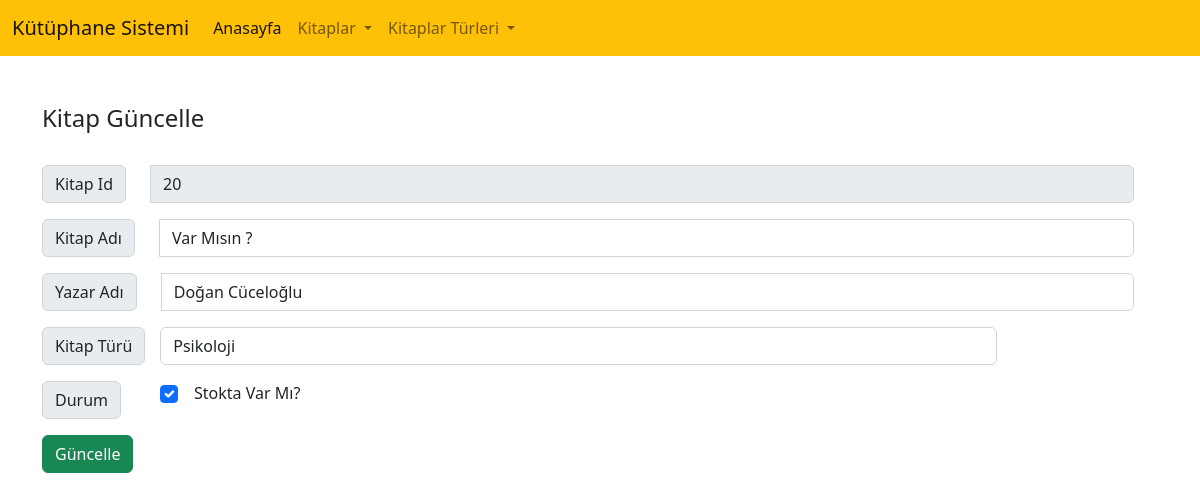
The app's page /güncelle.php?id=20 with its own data.
### tables this page shows
CREATE TABLE `kitaplar` (
  `id` int(11) NOT NULL,
  `kitap_ad` varchar(255) NOT NULL,
  `kitap_yazar` varchar(255) NOT NULL,
  `tur_id` int(5) NOT NULL,
  `kitap_durum` tinyint(1) NOT NULL
);

CREATE TABLE `kitapturleri` (
  `id` int(11) NOT NULL,
  `baslik` varchar(50) NOT NULL,
  `aciklama` text NOT NULL,
  `durum` tinyint(2) NOT NULL
);

### güncelle.php (the view, shortened to what this page needs)
<?php
include 'include/baglan.php';
?>
<!DOCTYPE html>
<html>
<head>
    <?php include 'include/css.php'; ?>
</head>
<body>
<?php include 'include/menu.php';?>
  <?php
  if(isset($_GET['id']))
  {
    $id=$_GET['id'];
    $kitap= $db->query("SELECT * FROM kitaplar WHERE id = $id")->fetch(PDO::FETCH_ASSOC);
  }
  ?>
 <div class="container mt-5">
  <h4>Kitap Güncelle</h4><br>
  <form action="islem.php" method="post">
        <div class="input-group mb-3">
          <div class="input-group-prepend">
            <span class="input-group-text" id="basic-addon1">Kitap Id</span>
          </div>
        <input type="text" class="form-control mx-4" name="id" value="<?=$kitap['id'];?>"disabled>
        </div>
        <div class="input-group mb-3">
          <div class="input-group-prepend">
            <span class="input-group-text" id="basic-addon1">Kitap Adı</span>
          </div>
            <input type="text" class="form-control mx-4" name="kitap_ad"  value="<?=$kitap['kitap_ad'];?>">
        </div>
        <div class="input-group mb-3">
          <div class="input-group-prepend">
            <span class="input-group-text" id="basic-addon1">Yazar Adı</span>
          </div>
            <input type="text" class="form-control mx-4" name="kitap_yazar" value="<?=$kitap['kitap_yazar'];?>">
        </div>
        <div class="input-group mb-3">
          <?php $kitap_turleri = $db->query("SELECT * FROM kitapturleri")->fetchAll(PDO::FETCH_ASSOC); ?>
            <div class="input-group-prepend">
            <span class="input-group-text" id="basic-addon1">Kitap Türü</span>
            </div>
            <div class="col-9 ">
            <select class="form-control mx-3" name="tur_id">
               <?php
               foreach ($kitap_turleri as $kitap_turu) { ?>
                  <option value="<?=$kitap_turu['id'];?>" <?php echo($kitap['tur_id']==$kitap_turu['id']) ? 'selected' : '';?>>
                    <?=$kitap_turu['baslik'];?>
                 </option>
               <?php }
                ?>
            </select>
            </div>
        </div>
           <div class="input-group mb-3">
            <div class="input-group-prepend">
               <span class="input-group-text" id="basic-addon1">Durum</span>
            </div>
            <div class="form-check">
            <input type="checkbox" class="form-check-input p-2 mx-3 mt-1"  name="kitap_durum"  <?php echo($kitap['kitap_durum'] == 1) ? 'checked' : ''; ?> >
            <label class="form-check-label " for="check1">Stokta Var Mı?</label>
        </div>
           </div>
         <div class="input-group mb-3">
        <button class="btn btn-success">Güncelle</button>
        </div>
  </form>
 </div>
</body>
</html>

### records on screen
kitaplar: id "20", kitap_ad "Var Mısın ?", kitap_yazar "Doğan Cüceloğlu", tur_id "Psikoloji", kitap_durum "☑"
